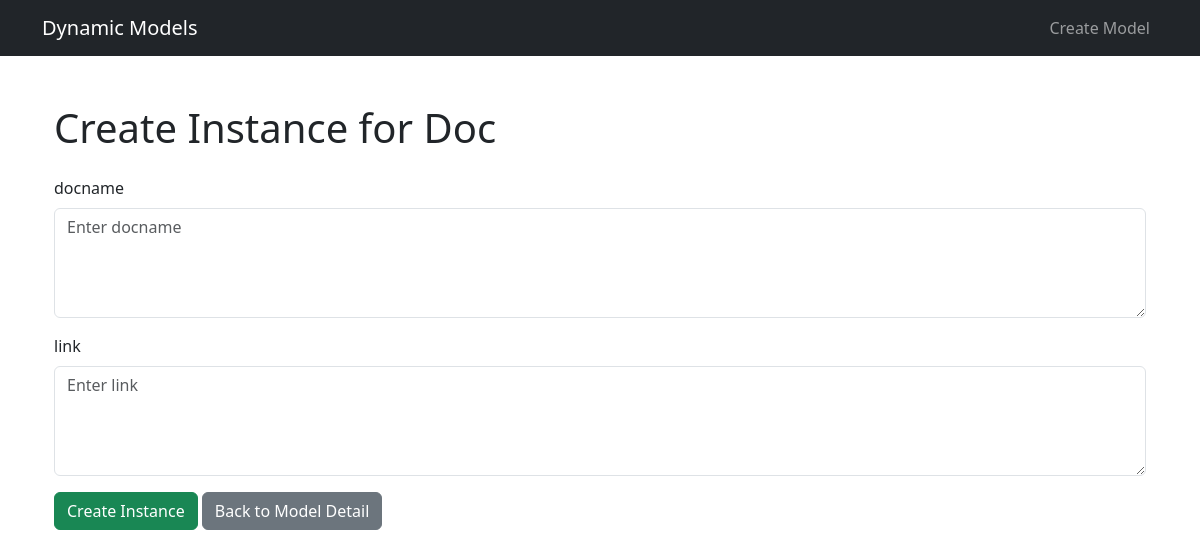
The page /models/1/instances/create/ (signed in) on the database as committed earlier.
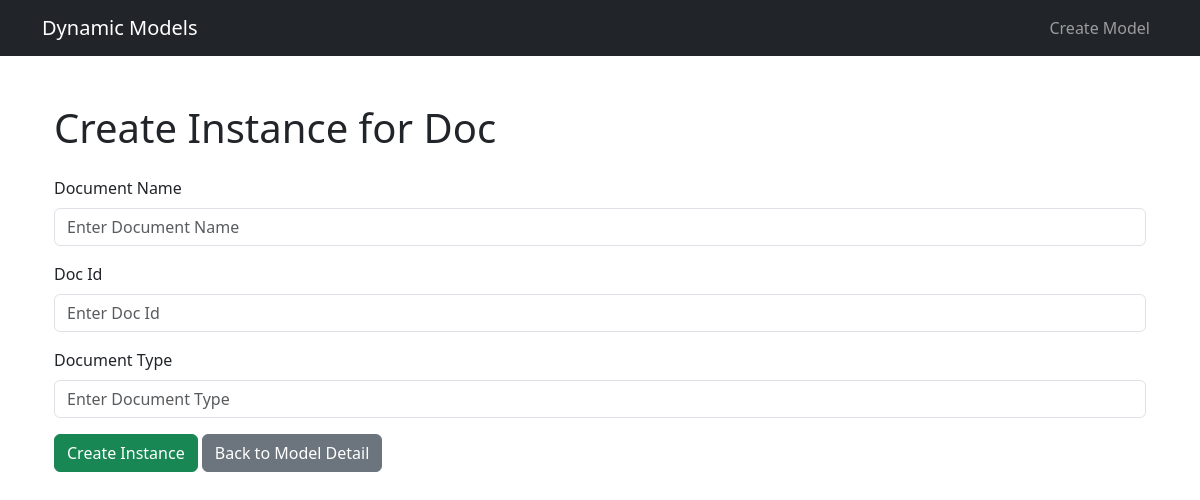
The same page on the database as committed later.
### dynamic_app/models.py (models this page shows, shortened)
class DynamicField(models.Model):
    FIELD_TYPES = [
        ('char', 'Character'),
        ('text', 'Text'),
        ('int', 'Integer'),
        ('decimal', 'Decimal'),
        ('bool', 'Boolean'),
        ('date', 'Date'),
        ('datetime', 'DateTime'),
        ('file', 'File'),
        ('choice', 'Choice'),
    ]
    dynamic_model = models.ForeignKey(DynamicModel, on_delete=models.CASCADE, related_name='fields')
    name = models.CharField(max_length=100)
    display_name = models.CharField(max_length=100)
    field_type = models.CharField(max_length=20, choices=FIELD_TYPES)
    is_required = models.BooleanField(default=False)
    is_unique = models.BooleanField(default=True)
    is_readonly = models.BooleanField(default=False)
    display_order = models.IntegerField(default=0)
    created_by = models.ForeignKey(User, on_delete=models.CASCADE)
    created_at = models.DateTimeField(auto_now_add=True)
    updated_at = models.DateTimeField(auto_now=True)
    class Meta:
        ordering = ['display_order']
        unique_together = ['dynamic_model', 'name']

### dynamic_app/views.py (the view, shortened to what this page needs)
# urls.py: path('models/<int:model_pk>/instances/create/', views.instance_create, name='instance_create'),
@login_required
def instance_create(request, model_pk):
    model = get_object_or_404(DynamicModel, pk=model_pk, created_by=request.user)
    fields = model.fields.all()
    return render(request, 'dynamic_models/instance_form.html', {
        'model': model,
        'fields': fields
    })

### dynamic_app/templates/dynamic_models/instance_form.html (shortened to what this page needs)
{% extends 'base_generic.html' %}
{% block content %}
  <div class="container mt-5">
    <h1 class="mb-4">Create Instance for {{ model.name }}</h1>
    <form method="post" enctype="multipart/form-data" class="needs-validation" novalidate>
      {% for field in fields %}
        <div class="form-group mb-3">
          <label for="{{ field.name }}" class="form-label">{{ field.display_name }}</label>
          {% if field.field_type == 'bool' %}
            <div class="form-check">
              <input type="checkbox" name="{{ field.name }}" id="{{ field.name }}" class="form-check-input"
                     {% if field.default_value == 'true' %}checked{% endif %}>
              <label for="{{ field.name }}" class="form-check-label">{{ field.display_name }}</label>
            </div>
          {% elif field.field_type == 'char' %}
            <input type="text" name="{{ field.name }}" id="{{ field.name }}" class="form-control"
                   placeholder="Enter {{ field.display_name }}">
          {% elif field.field_type == 'text' %}
            <textarea name="{{ field.name }}" id="{{ field.name }}" class="form-control" rows="4"
                      placeholder="Enter {{ field.display_name }}"></textarea>
          {% elif field.field_type == 'int' %}
            <input type="number" name="{{ field.name }}" id="{{ field.name }}" class="form-control"
                   placeholder="Enter {{ field.display_name }}">
          {% elif field.field_type == 'decimal' %}
            <input type="number" step="any" name="{{ field.name }}" id="{{ field.name }}" class="form-control"
                   placeholder="Enter {{ field.display_name }}">
          {% elif field.field_type == 'date' %}
            <input type="date" name="{{ field.name }}" id="{{ field.name }}" class="form-control">
          {% elif field.field_type == 'datetime' %}
            <input type="datetime-local" name="{{ field.name }}" id="{{ field.name }}" class="form-control">
          {% elif field.field_type == 'file' %}
            <input type="file" name="{{ field.name }}" id="{{ field.name }}" class="form-control">
          {% elif field.field_type == 'choice' %}
            <select name="{{ field.name }}" id="{{ field.name }}" class="form-control">
              {% for choice in field.choices.all %}
                <option value="{{ choice.value }}">{{ choice.display_name }}</option>
              {% endfor %}
            </select>
          {% elif field.field_type == 'fk' %}
            <select name="{{ field.name }}" id="{{ field.name }}" class="form-control">
              {% for option in field.related_model.all %}
                <option value="{{ option.pk }}">{{ option }}</option>
              {% endfor %}
            </select>
          {% elif field.field_type == 'm2m' %}
            <select name="{{ field.name }}" id="{{ field.name }}" class="form-control" multiple>
              {% for option in field.related_model.all %}
                <option value="{{ option.pk }}">{{ option }}</option>
              {% endfor %}
            </select>
          {% endif %}
        </div>
      {% endfor %}
      <button type="submit" class="btn btn-success">Create Instance</button>
      <a href="{% url 'model_detail' model.pk %}" class="btn btn-secondary">Back to Model Detail</a>
    </form>
  </div>
{% endblock %}

Rows that differ between the two databases and show on the page:
removed DynamicField: display_name "link", link "Enter link"
changed DynamicField: display_name "docname" → "Document Name"; display_name (not shown) → "Enter Document Name"; name "Enter docname" → (not shown)
added DynamicField: display_name "Doc Id", id "Enter Doc Id"
now on this page (row edited): DynamicField: display_name "Document Type", display_name "Enter Document Type"
